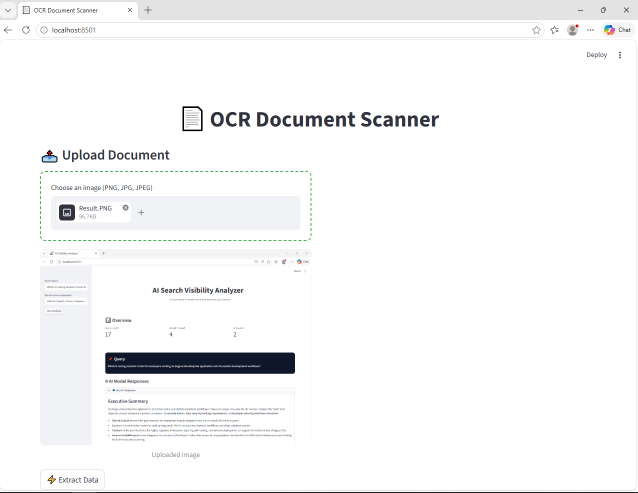
#> input picture Streamlit.PNG, 1276 x 986 px (shown at 1/2 size)
$ python -i preprocess.py   (imports and definitions only)
#> lines starting #> are read from the running program, lines starting #| are printed output that depends on the picture; after the words box and inside, x2 and y2 are one past the last pixel; in counts of white or black regions, pixels touching at a corner belong together
import cv2
import numpy as np


def preprocess_image(image_path):

#> called with image_path = '../Streamlit.PNG'
    try:
        image = cv2.imread(image_path)
#> image is the input picture: shape (986, 1276, 3); mean B, G, R 247.5, 247, 246.7

        if image is None:
            raise Exception("Image not loaded properly")

        # -----------------------------------
        # 1. Convert to grayscale
        # -----------------------------------
        gray = cv2.cvtColor(image, cv2.COLOR_BGR2GRAY)

        # -----------------------------------
        # 2. Resize (VERY IMPORTANT for OCR)
        # -----------------------------------
        gray = cv2.resize(gray, None, fx=2, fy=2, interpolation=cv2.INTER_CUBIC)
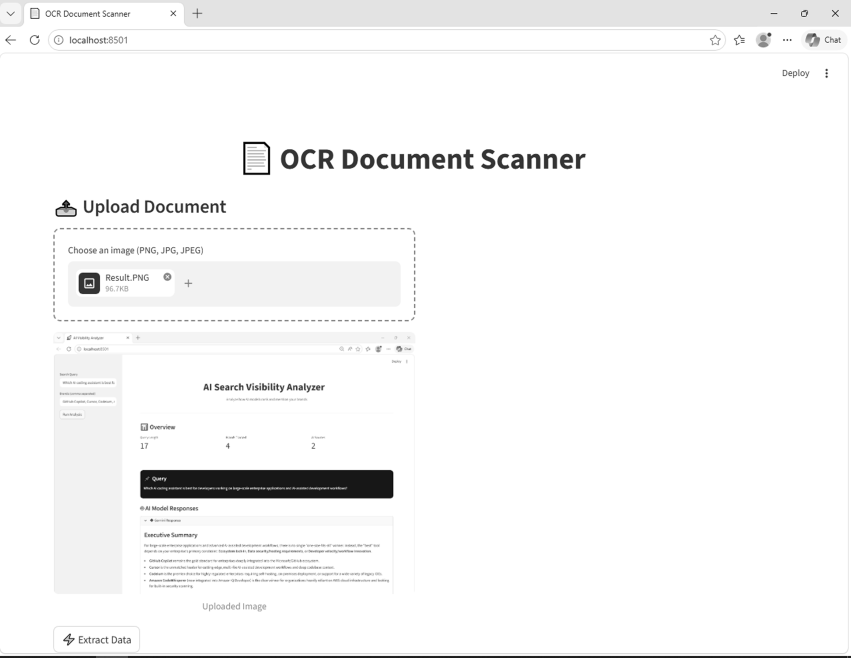
#> gray: shape (1972, 2552) (shown at 1/3 size); min 0, max 255, mean 246.9

        # -----------------------------------
        # 3. Noise removal (stronger than Gaussian blur)
        # -----------------------------------
        gray = cv2.fastNlMeansDenoising(gray, None, 30, 7, 21)

        # -----------------------------------
        # 4. Sharpen image (improves character edges)
        # -----------------------------------
        kernel = np.array([[0, -1, 0],
                           [-1, 5, -1],
                           [0, -1, 0]])

        gray = cv2.filter2D(gray, -1, kernel)

        # -----------------------------------
        # 5. Adaptive threshold (better OCR separation)
        # -----------------------------------
        thresh = cv2.adaptiveThreshold(
            gray,
            255,
            cv2.ADAPTIVE_THRESH_GAUSSIAN_C,
            cv2.THRESH_BINARY,
            31,
            2
        )
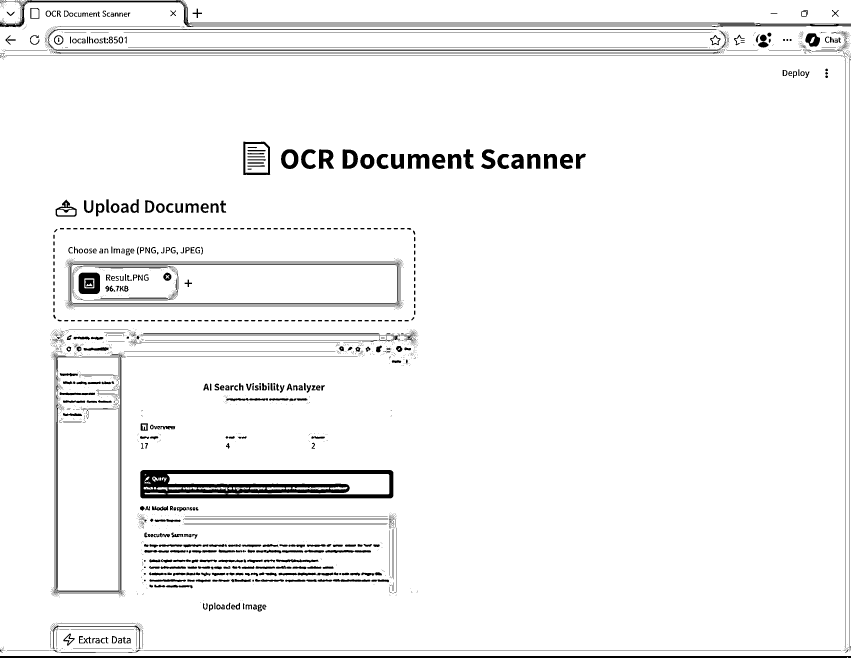
#> thresh: shape (1972, 2552) (shown at 1/3 size); 95.6% white; 2708 black regions (2068 under 20 px), largest, box (x1, y1, x2, y2) and area: (421, 1410, 1180, 1495) 34347, (0, 0, 2552, 82) 14793, (143, 87, 2179, 153) 10347

        # -----------------------------------
        # 6. Morphological cleanup (removes noise)
        # -----------------------------------
        kernel = np.ones((2, 2), np.uint8)
        thresh = cv2.morphologyEx(thresh, cv2.MORPH_CLOSE, kernel)
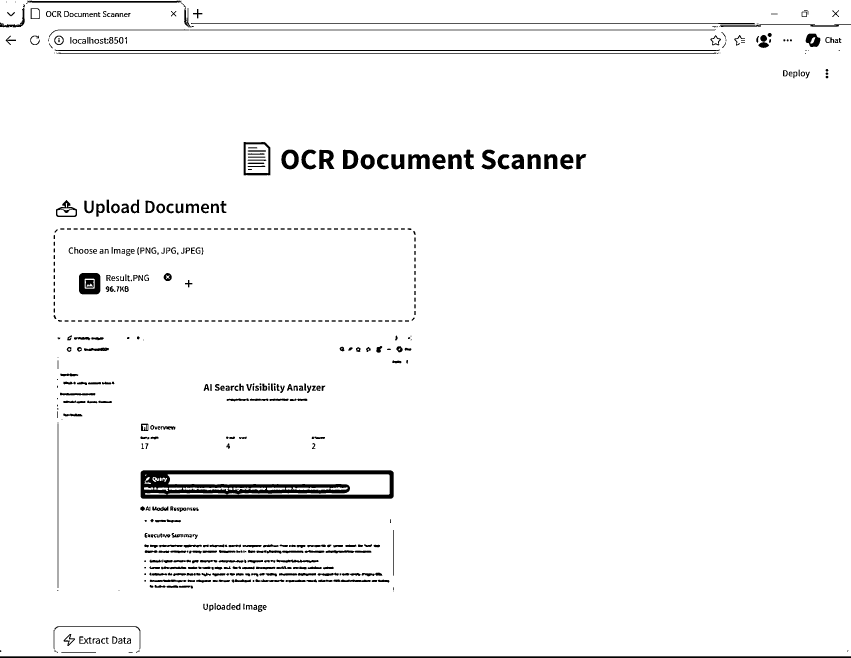
#> thresh: shape (1972, 2552) (shown at 1/3 size); 96.8% white; 627 black regions (52 under 20 px), largest, box (x1, y1, x2, y2) and area: (422, 1411, 1181, 1496) 34262, (0, 1969, 2552, 1972) 7656, (164, 149, 2160, 153) 5975

        return thresh

    except Exception as e:
        raise Exception(f"Preprocessing Error: {str(e)}")

>>> result = preprocess_image('../Streamlit.PNG')

$ run again, on api.PNG
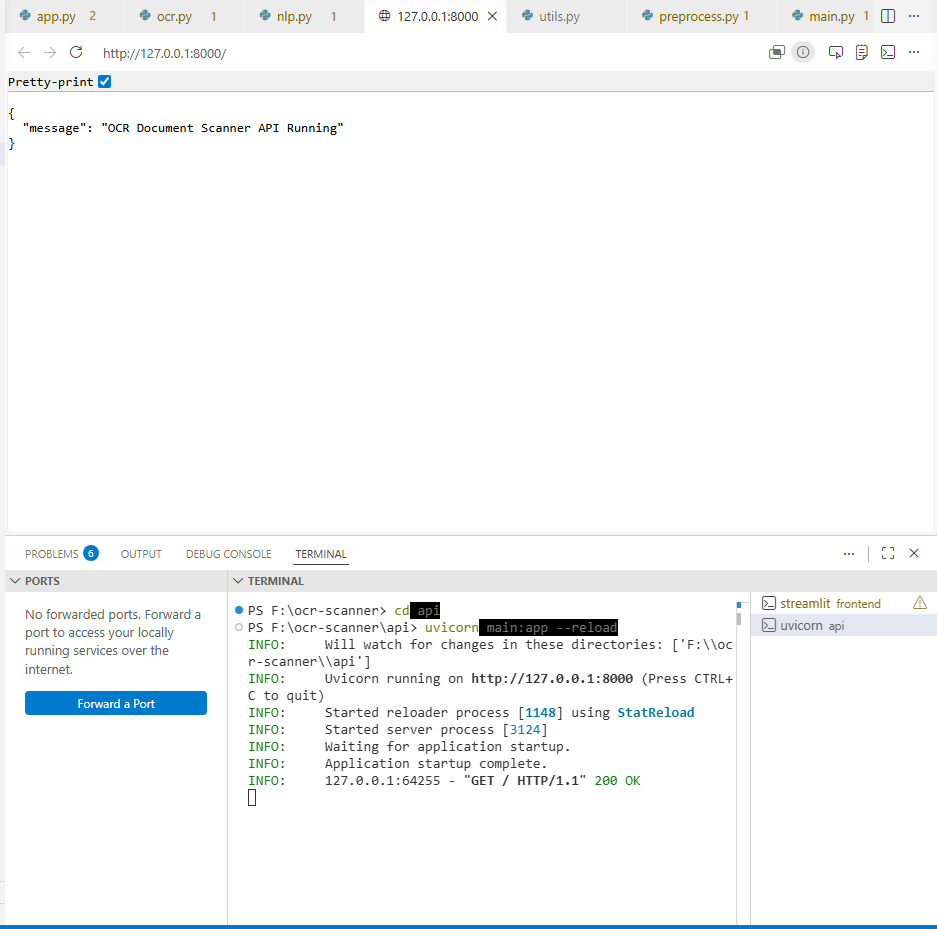
#> input picture api.PNG, 937 x 929 px
#> in preprocess_image, image is the input picture: shape (929, 937, 3); mean B, G, R 249.1, 248.4, 247.1
#> in preprocess_image, `thresh = cv2.adaptiveThreshold( gray, 255, cv2.ADAPTIVE_THRESH_GAUSSIA..`:
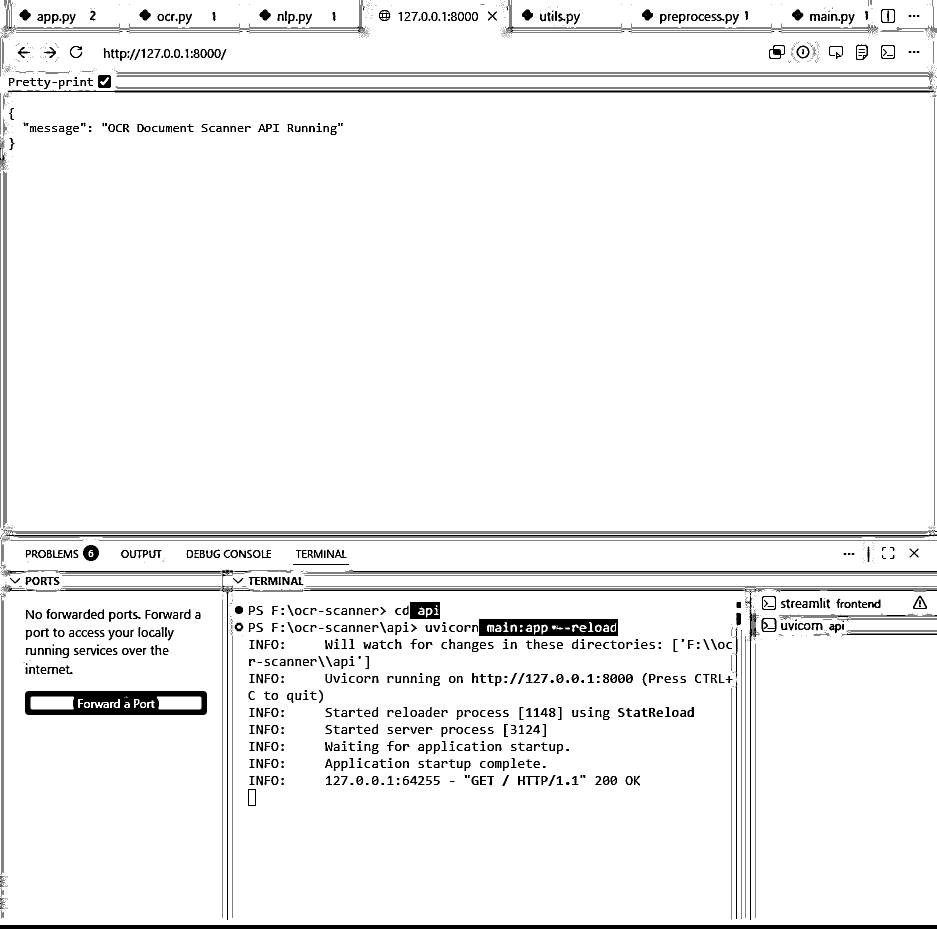
#> thresh: shape (1858, 1874) (shown at 1/2 size); 94.9% white; 1540 black regions (769 under 20 px), largest, box (x1, y1, x2, y2) and area: (0, 1850, 1874, 1858) 14992, (50, 1382, 414, 1430) 11708, (0, 1058, 1874, 1133) 9433
#> in preprocess_image, `thresh = cv2.morphologyEx(thresh, cv2.MORPH_CLOSE, kernel)`:
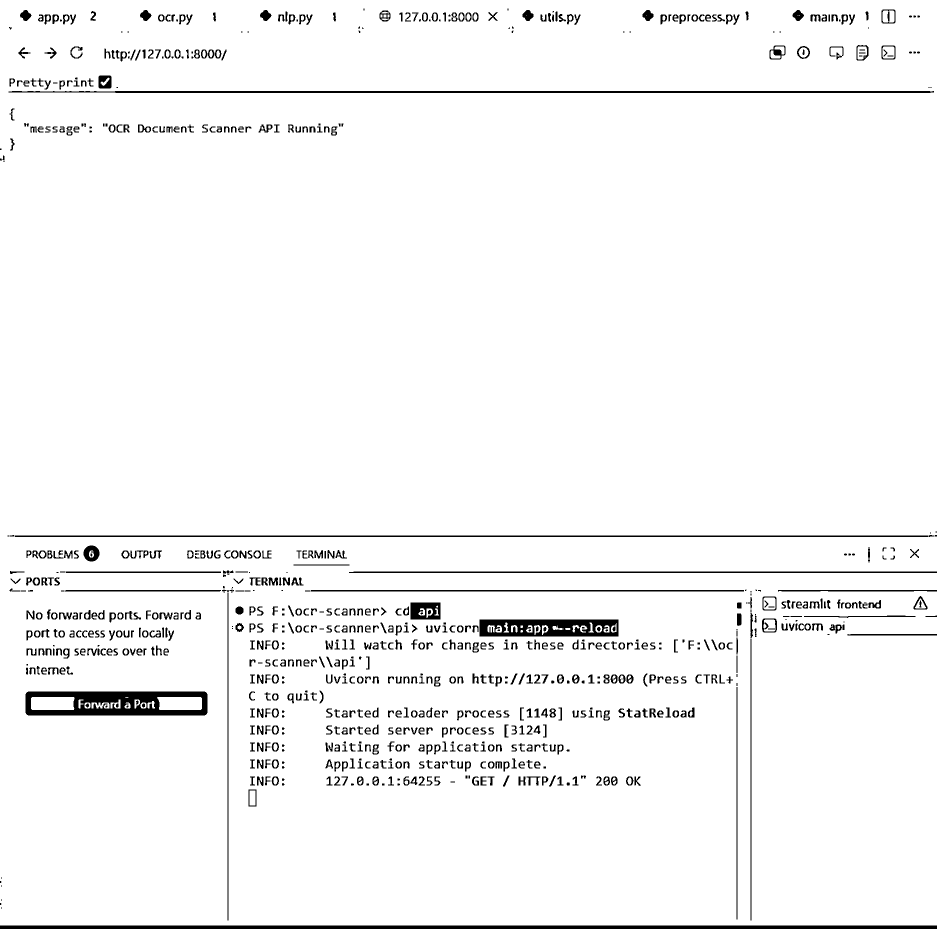
#> thresh: shape (1858, 1874) (shown at 1/2 size); 96.3% white; 868 black regions (128 under 20 px), largest, box (x1, y1, x2, y2) and area: (0, 1851, 1874, 1858) 13118, (51, 1383, 415, 1431) 11705, (959, 1239, 1237, 1273) 7508
